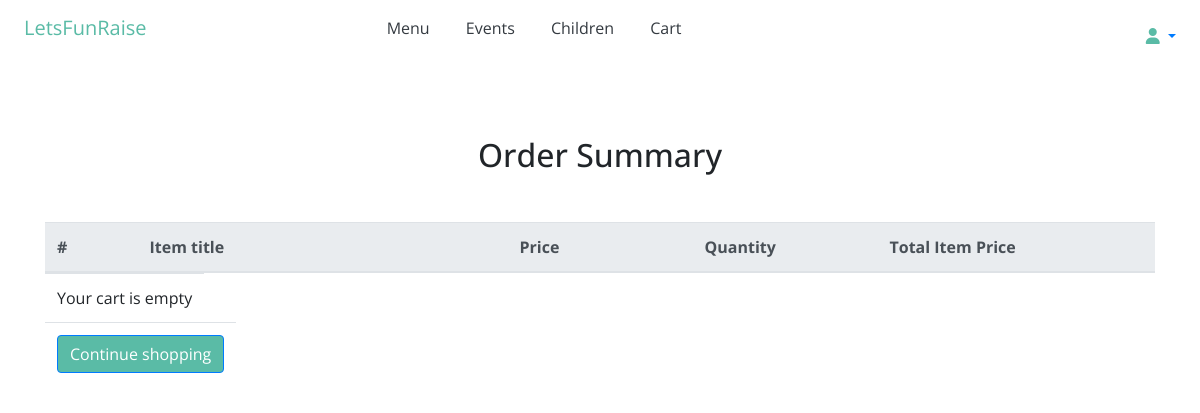
The page /order-summary/ (signed in) on the database as committed earlier.
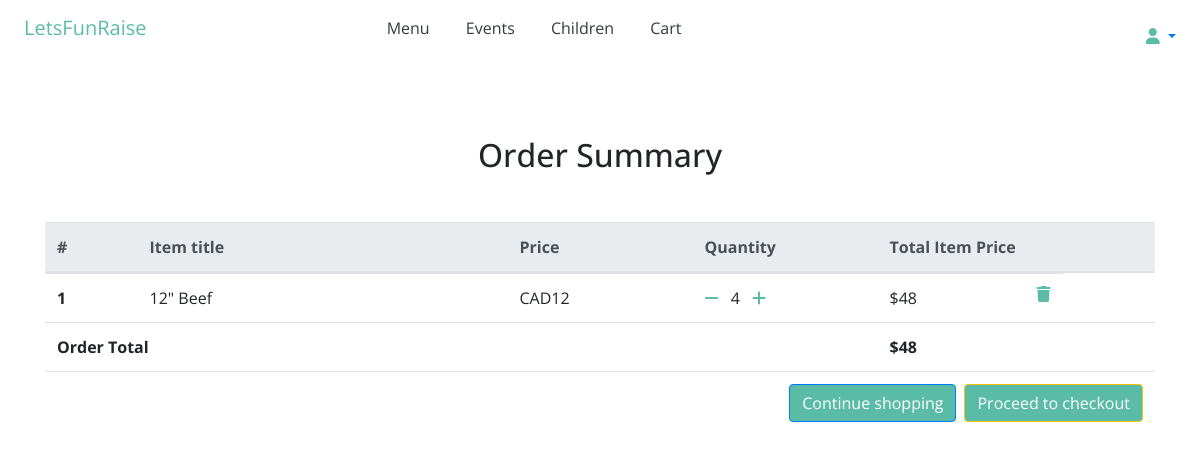
The same page on the database as committed later.
### parent/models.py (models this page shows, shortened)
class OrderItem(models.Model):
    user = models.ForeignKey(User, on_delete=models.CASCADE)
    ordered = models.BooleanField(default=False)
    item = models.ForeignKey(MenuItem, on_delete=models.CASCADE)
    quantity = models.IntegerField(default=1)
    def get_total_item_price(self):
        return self.quantity * self.item.price

class Order(models.Model):
    user = models.ForeignKey(User, on_delete=models.CASCADE)
    items = models.ManyToManyField(OrderItem)
    order_date = models.DateTimeField(auto_now_add=True)
    event_date = models.DateTimeField()
    ordered = models.BooleanField(default=False)
    shipping_address = models.ForeignKey(
        'Address', related_name='shipping_address', on_delete=models.SET_NULL, blank=True, null=True)
    billing_address = models.ForeignKey(
        'Address', related_name='billing_address', on_delete=models.SET_NULL, blank=True, null=True)
    def get_total(self):
        total = 0
        for order_item in self.items.all():
            total += order_item.get_total_item_price() #order_item.get_final_price()
        return total

### vendor/models.py (models this page shows, shortened)
class MenuItem(models.Model): #menuitem_set -> queryset
    user = models.ForeignKey(User, default=1, null=True, on_delete=models.SET_NULL)
    title = models.CharField(max_length=120)
    slug = models.SlugField(unique=True)
    description = models.TextField(null=True, blank=True)
    price = models.IntegerField()
    category = models.CharField(choices=CATEGORY_CHOICES, max_length=1, default='M')
    label = models.CharField(choices=LABEl_CHOICES, max_length=1, default='-')

### parent/views.py (the view)
# urls.py: path('order-summary/', OrderSummaryView.as_view(), name='order-summary'),
class OrderSummaryView(LoginRequiredMixin, View):
    def get(self, *args, **kwargs):
        try:
            order = Order.objects.get(user=self.request.user, ordered=False)
            context = {
                'object': order
            }
            return render(self.request, 'order/order_summary.html', context)
        except ObjectDoesNotExist:
            messages.warning(self.request, "You do not have an active order")
            return redirect("/")

### accounts/models.py (called while the page is built)
    @property
    def is_parent(self):
        return self.parent

    @property
    def is_active(self):
        return self.active

### parent/templates/order/order_summary.html
{% extends "base.html" %}
{% block content %}
    <div class="container">
        <div class="row">
            <div class="col-md-12 mb-4">
                <div class="table-responsive text-nowrap">
                    <h2 class="my-5 h2 text-center">Order Summary</h2>
                    <table class="table text-left">
                        <thead class="thead-light">
                            <tr class='d-flex'>
                                <th class="col-1">#</th>
                                <th class="col-4">Item title</th>
                                <th class="col-2">Price</th>
                                <th class="col-2">Quantity</th>
                                <th class="col-3">Total Item Price</th>
                            </tr>
                        </thead>
                        <tbody>
                            {% for order_item in object.items.all %}
                            <tr class='d-flex'>
                                <th class="col-1">{{ forloop.counter }}</th>
                                <td class="col-4">{{ order_item.item.title }}</td>
                                <td class="col-2">CAD{{ order_item.item.price }}</td>
                                <td class="col-2">
                                    <a href="{% url 'parent:remove-item-from-cart' order_item.item.slug %}"><i
                                            class="fas fa-minus mr-2"></i></a>
                                    {{ order_item.quantity }}
                                    <a href="{% url 'parent:add-to-cart' order_item.item.slug %}"><i
                                            class="fas fa-plus ml-2"></i></a>
                                </td>
                                <td class="col-2">
                                    ${{ order_item.get_total_item_price }}
                                    <a href="{% url 'parent:remove-from-cart' order_item.item.slug %}">
                                        <i class="fas fa-trash float-right"></i>
                                    </a>
                                </td>
                            </tr>
                            {% empty %}
                            <tr class='d-flex'>
                                <td colspan='5'>Your cart is empty</td>
                            </tr>
                            <tr class='d-flex'>
                                <td colspan="5">
                                    <a class='btn btn-primary float-right' href='/menu/'>Continue shopping</a>
                                </td>
                            </tr>
                            {% endfor %}
                            {% if object.get_total %}
                            <tr class='d-flex'>
                                <td class="col-2"><b>Order Total</b></td>
                                <td class="col-7"></td>
                                <td class="col-3"><b>${{ object.get_total }}</b></td>
                            </tr>
                            <tr class='d-flex'>
                                <td class="col-6"</td>
                                <td class="col-6">
                                    <a class='btn btn-warning float-right ml-2' href='/order/checkout/'>Proceed to
                                        checkout</a>
                                    <a class='btn btn-primary float-right' href='/menu/'>Continue shopping</a>
                                </td>
                            </tr>
                            {% endif %}
                        </tbody>
                    </table>
                </div>
            </div>
        </div>
    </div>
{% endblock content %}

Rows that differ between the two databases and show on the page:
added OrderItem: item "12\" Beef", item.price "12", quantity "4", get_total_item_price "48"
now on this page (row unchanged): Order: get_total "48"
Other text that changed with them:
text no longer shown: "Your cart is empty"
text now shown: "Order Total $ Proceed to checkout"
